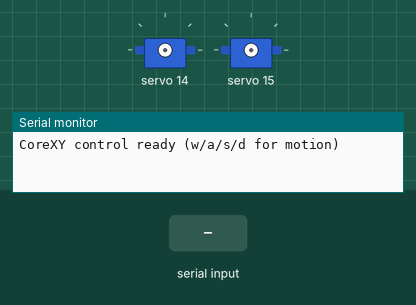
A sketch run on a simulated Arduino Uno, built with avr-gcc and run on an emulated ATmega328P. Parts: 2 × servo, the last lines printed to the serial monitor. The inputs (shaded band) are chosen by the test bench.

Above: at 2.2 s.
2.3 s: "w" received over Serial
At 3.3 s:
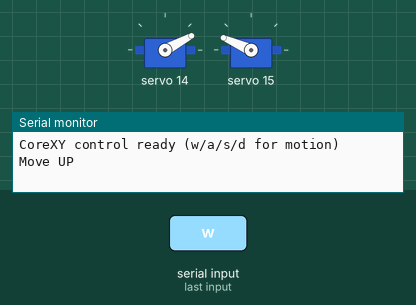
5.3 s: "a" received over Serial
At 7.4 s:
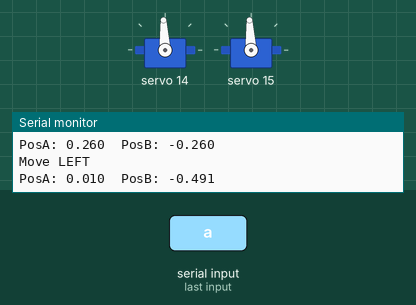
8.3 s: "s" received over Serial
At 8.49 s:
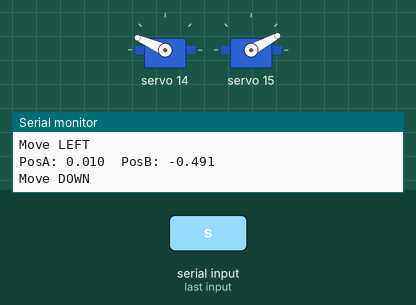
11.3 s: "d" received over Serial
At 11.45 s:
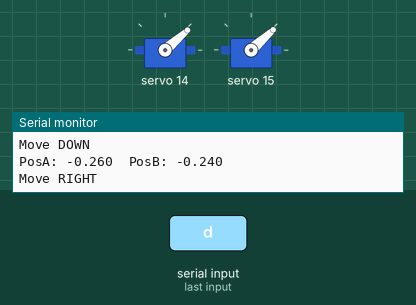
14.3 s: "a" received over Serial
17.3 s: "s" received over Serial
Timing chart, 0 to 20.5 s (numbered marks = the images above; inputs shaded):
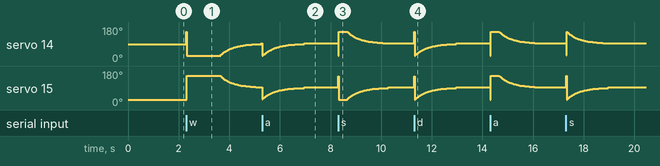

The sketch:

corexy_precise_movement.ino
```cpp
#include <Wire.h>
#include <Adafruit_PWMServoDriver.h>

Adafruit_PWMServoDriver pwm = Adafruit_PWMServoDriver();

#define SERVO_FREQ 50
#define SERVO_A 14
#define SERVO_B 15

#define SERVO_NEUTRAL 307
#define SERVO_FORWARD 440
#define SERVO_REVERSE 170

// machine calibration
const float MAX_SPEED_REV_S = 0.5;   // servo speed at 100% cmd
const float REV_PER_CM      = 0.25;  // how many revs = 1 cm of travel

float posA = 0, posB = 0;    // current est. rotations
float targetA = 0, targetB = 0;

unsigned long prevTime = 0;

void setup() {
  Serial.begin(9600);
  pwm.begin();
  pwm.setPWMFreq(SERVO_FREQ);
  delay(1000);
  Serial.println("CoreXY control ready (w/a/s/d for motion)");
}

void setServoSpeed(uint8_t servoNum, int speed) {
  speed = constrain(speed, -100, 100);
  int pulse;
  if (speed == 0) pulse = SERVO_NEUTRAL;
  else if (speed > 0)
    pulse = map(speed, 0, 100, SERVO_NEUTRAL, SERVO_FORWARD);
  else
    pulse = map(speed, -100, 0, SERVO_REVERSE, SERVO_NEUTRAL);
  pwm.setPWM(servoNum, 0, pulse);
}

void moveToTargets() {
  // simple proportional controller
  while (true) {
    unsigned long now = millis();
    float dt = (now - prevTime) / 1000.0;
    prevTime = now;

    float errorA = targetA - posA;
    float errorB = targetB - posB;

    if (fabs(errorA) < 0.01 && fabs(errorB) < 0.01) break;

    int speedA = constrain(errorA * 400, -100, 100);  // proportional gain
    int speedB = constrain(errorB * 400, -100, 100);

    setServoSpeed(SERVO_A, speedA);
    setServoSpeed(SERVO_B, speedB);

    // update estimated positions
    posA += (speedA / 100.0) * MAX_SPEED_REV_S * dt;
    posB += (speedB / 100.0) * MAX_SPEED_REV_S * dt;

    delay(20);
  }

  setServoSpeed(SERVO_A, 0);
  setServoSpeed(SERVO_B, 0);
}

void loop() {
  if (Serial.available()) {
    char c = Serial.read();

    float dx = 0, dy = 0;
    if (c == 'w') dy = +1;     // up
    if (c == 's') dy = -1;     // down
    if (c == 'a') dx = -1;     // left
    if (c == 'd') dx = +1;     // right

    if (dx != 0 || dy != 0) {
      Serial.print("Move ");
      if (c == 'w') Serial.println("UP");
      if (c == 's') Serial.println("DOWN");
      if (c == 'a') Serial.println("LEFT");
      if (c == 'd') Serial.println("RIGHT");

      // CoreXY transform
      targetA += (dx + dy) * REV_PER_CM;
      targetB += (dx - dy) * REV_PER_CM;

      moveToTargets();

      Serial.print("PosA: "); Serial.print(posA, 3);
      Serial.print("  PosB: "); Serial.println(posB, 3);
    }
  }
}
```
